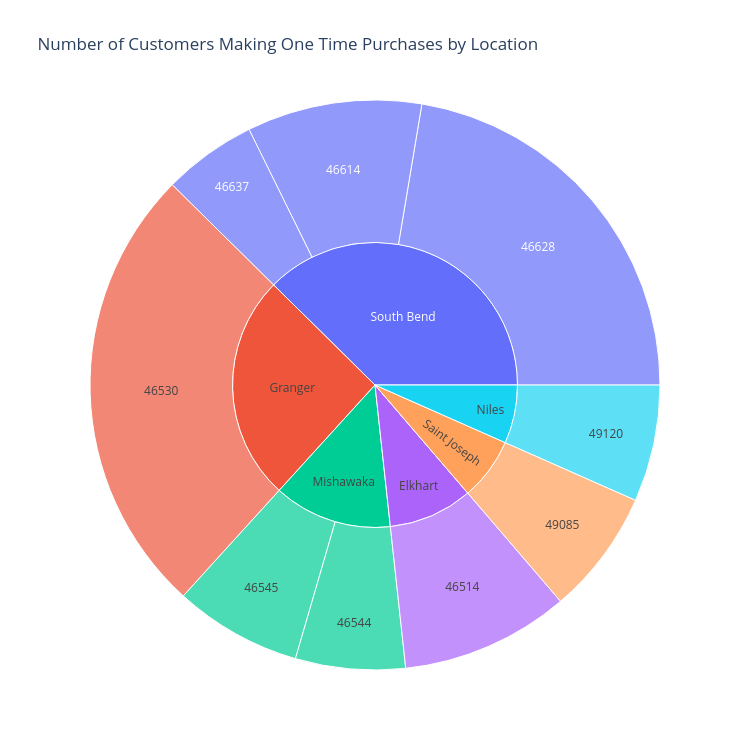

Write notebook code for a chart like this one.
### Markdown cell above
We can plot this hierarchical kind of data using a sunburst plot.

### Code cell
import plotly.express as px

# Make a sunburst plot for one-time purchase customers by location
fig = px.sunburst(df_one_counts, 
                  path=['city','postal_code'], 
                  values='one_time_count',
                  width = 750,
                  height = 750,
                  title="Number of Customers Making One Time Purchases by Location")

fig.show()

### Figure 1 — Plotly figure (JSON) as saved in the notebook; plotly's stock layout.template omitted (floating-point values rounded to 4 significant figures)
{"data": [{"branchvalues": "total", "domain": {"x": [0, 1], "y": [0, 1]}, "hovertemplate": "labels=%{label}<br>one_time_count=%{value}<br>parent=%{parent}<br>id=%{id}<extra></extra>", "ids": ["Elkhart/46514", "Granger/46530", "Mishawaka/46544", "Mishawaka/46545", "Niles/49120", "Saint Joseph/49085", "South Bend/46614", "South Bend/46628", "South Bend/46637", "Elkhart", "Granger", "Mishawaka", "Niles", "Saint Joseph", "South Bend"], "labels": ["46514", "46530", "46544", "46545", "49120", "49085", "46614", "46628", "46637", "Elkhart", "Granger", "Mishawaka", "Niles", "Saint Joseph", "South Bend"], "name": "", "parents": ["Elkhart", "Granger", "Mishawaka", "Mishawaka", "Niles", "Saint Joseph", "South Bend", "South Bend", "South Bend", "", "", "", "", "", ""], "type": "sunburst", "values": [189.0, 507.0, 123.0, 143.0, 131.0, 140.0, 196.0, 442.0, 105.0, 189.0, 507.0, 266.0, 131.0, 140.0, 743.0]}], "layout": {"height": 750, "legend": {"tracegroupgap": 0}, "title": {"text": "Number of Customers Making One Time Purchases by Location"}, "width": 750}}
